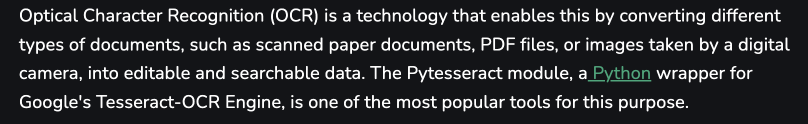
#> input picture images/sample_image.png, 1616 x 248 px (shown at 1/2 size)
$ python main.py
#> lines starting #> are read from the running program, lines starting #| are printed output that depends on the picture; after the words box and inside, x2 and y2 are one past the last pixel; in counts of white or black regions, pixels touching at a corner belong together
### src/preprocessing.py
import cv2 as cv
import numpy as np
from PIL import Image, ImageEnhance

def load_image(image_path: str) ->np.ndarray:
    """Load an image from the given path and return as a NumPy array."""
#> called with image_path = '../images/sample_image.png'
    img = cv.imread(image_path)
#> img is the input picture: shape (248, 1616, 3); mean B, G, R 49.2, 46.7, 45.6
    if img is None:
        raise FileNotFoundError(f"Image not found at {image_path}")
    return img

def resize_image(img: np.ndarray, scale_factor: int) ->np.ndarray:
#> called with scale_factor = 2
    return cv.resize(img, (img.shape[1] * scale_factor, img.shape[0] * scale_factor), interpolation=cv.INTER_LINEAR)
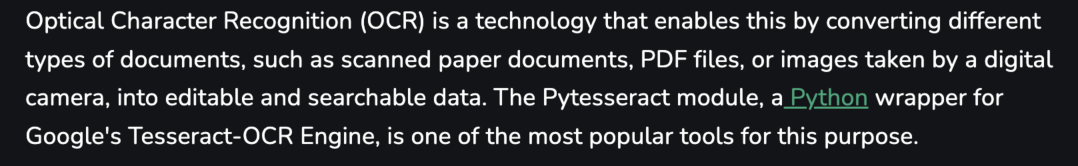
#> returned value: shape (496, 3232, 3) (shown at 1/3 size); mean of channels 0, 1, 2 49.2, 46.7, 45.6; drawn as B, G, R


def apply_gaussian_blur(img: np.ndarray, kernel_size :int =7) ->np.ndarray:
#> called with kernel_size = 7
    return cv.GaussianBlur(img, (kernel_size, kernel_size), 0)

def enhance_contrast(img: np.ndarray, factor: float)->np.ndarray:
    # Increase contrast using PIL
#> called with factor = 2
    pil_image = Image.fromarray(img)
    enhancer = ImageEnhance.Contrast(pil_image)
    return np.array(enhancer.enhance(factor))  # Enhance contrast
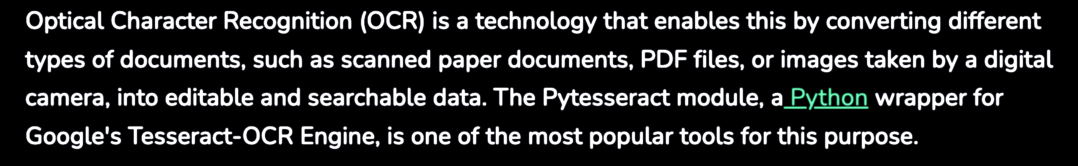
#> returned value: shape (496, 3232, 3) (shown at 1/3 size); mean of channels 0, 1, 2 39.2, 38.7, 38; drawn as B, G, R

def apply_threshold(img: np.ndarray) ->np.ndarray:
    grayscale_img = cv.cvtColor(img, cv.COLOR_BGR2GRAY)  # Convert to grayscale
    _,binary_img = cv.threshold(np.array(grayscale_img), 0, 255, cv.THRESH_BINARY + cv.THRESH_OTSU)
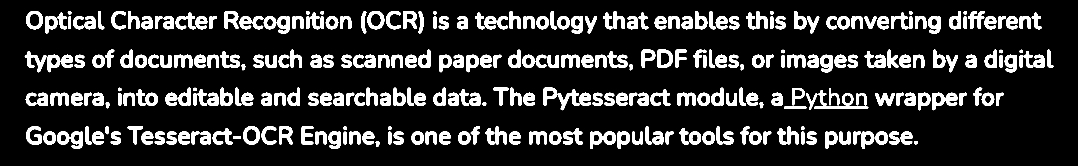
#> binary_img: shape (496, 3232) (shown at 1/3 size); 15.1% white; 308 white regions, largest, box (x1, y1, x2, y2) and area: (74, 154, 139, 217) 1471, (1673, 268, 1738, 331) 1463, (1822, 154, 1883, 204) 1434
    return binary_img


### src/ocr_easyocr.py
import easyocr
import numpy as np

def extract_text_easyocr(img_path : str, use_gpu: bool = True):
    """
    Extract text from an image using EasyOCR.
    Args:
        image_path (str): Path to the image file.
        use_gpu (bool): Whether to use GPU for faster processing (default: True).
    Returns:
        str: Extracted text as a single string.
    """
    reader = easyocr.Reader(['en'], use_gpu) #Use GPU for faster processing
    result = reader.readtext(img_path, detail=0, paragraph=True)
    return ' '.join(result)

### src/main.py
from preprocessing import load_image, resize_image, apply_gaussian_blur, enhance_contrast, apply_threshold
from src.ocr_easyocr import extract_text_easyocr


def main():
    image_path = '../images/sample_image.png'

    try:
        # Step 1: Load and preprocess the image
        img = load_image(image_path)
        img = resize_image(img, scale_factor=2)          # Resize to improve OCR accuracy
        img = apply_gaussian_blur(img, kernel_size=7)    # Reduce noise
        img = enhance_contrast(img, factor=2.0)          # Increase contrast
        img = apply_threshold(img)                       # Convert to black and white

        # Step 2: Extract text using EasyOCR
        text = extract_text_easyocr(image_path)
        print("Extracted Text:\n", text)

    except FileNotFoundError as e:
        print(e)


if __name__ == "__main__":
    main()
#> (the call stopped at in extract_text_easyocr, `reader = easyocr.Reader(['en'], use_gpu)`: easyocr is not available in this run)
